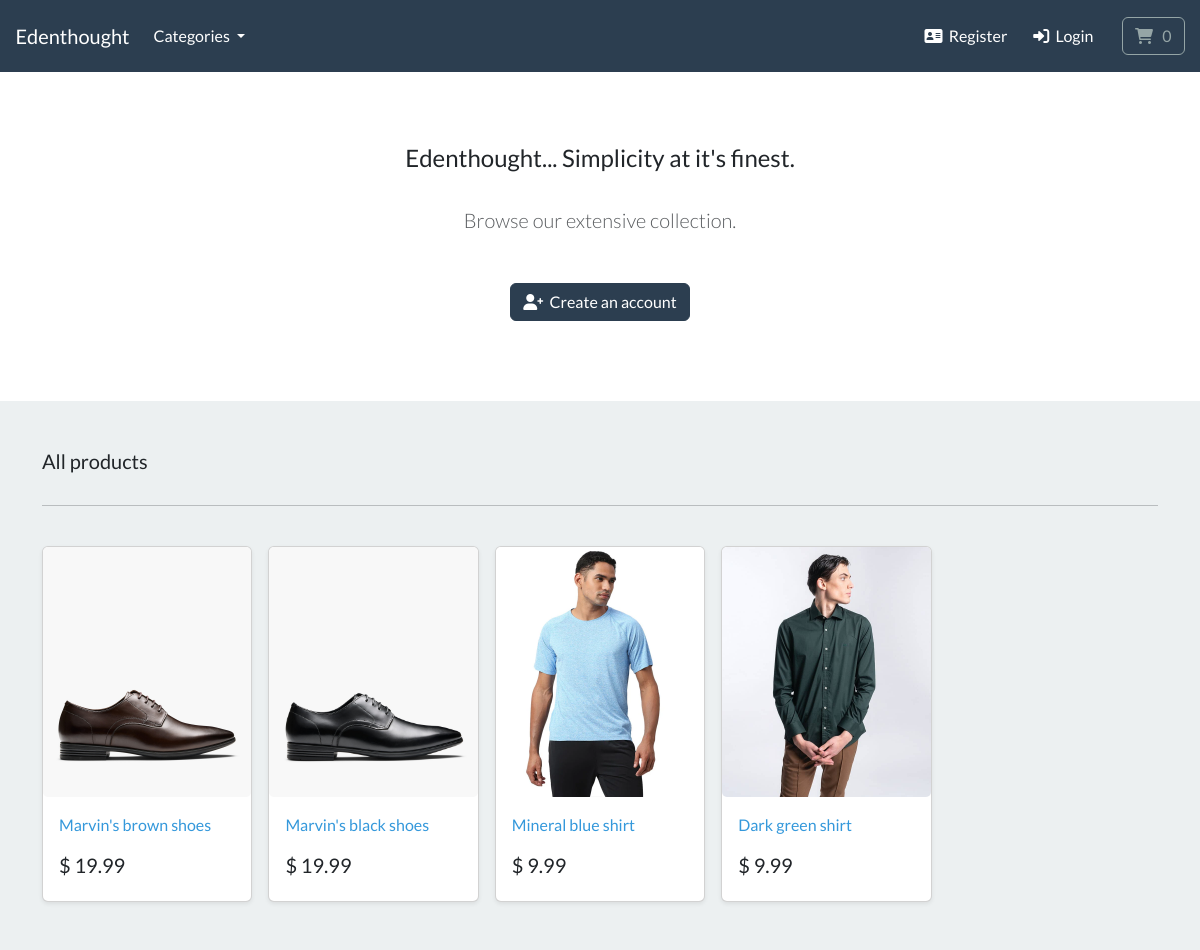
/, run on an earlier commit of the app's database.
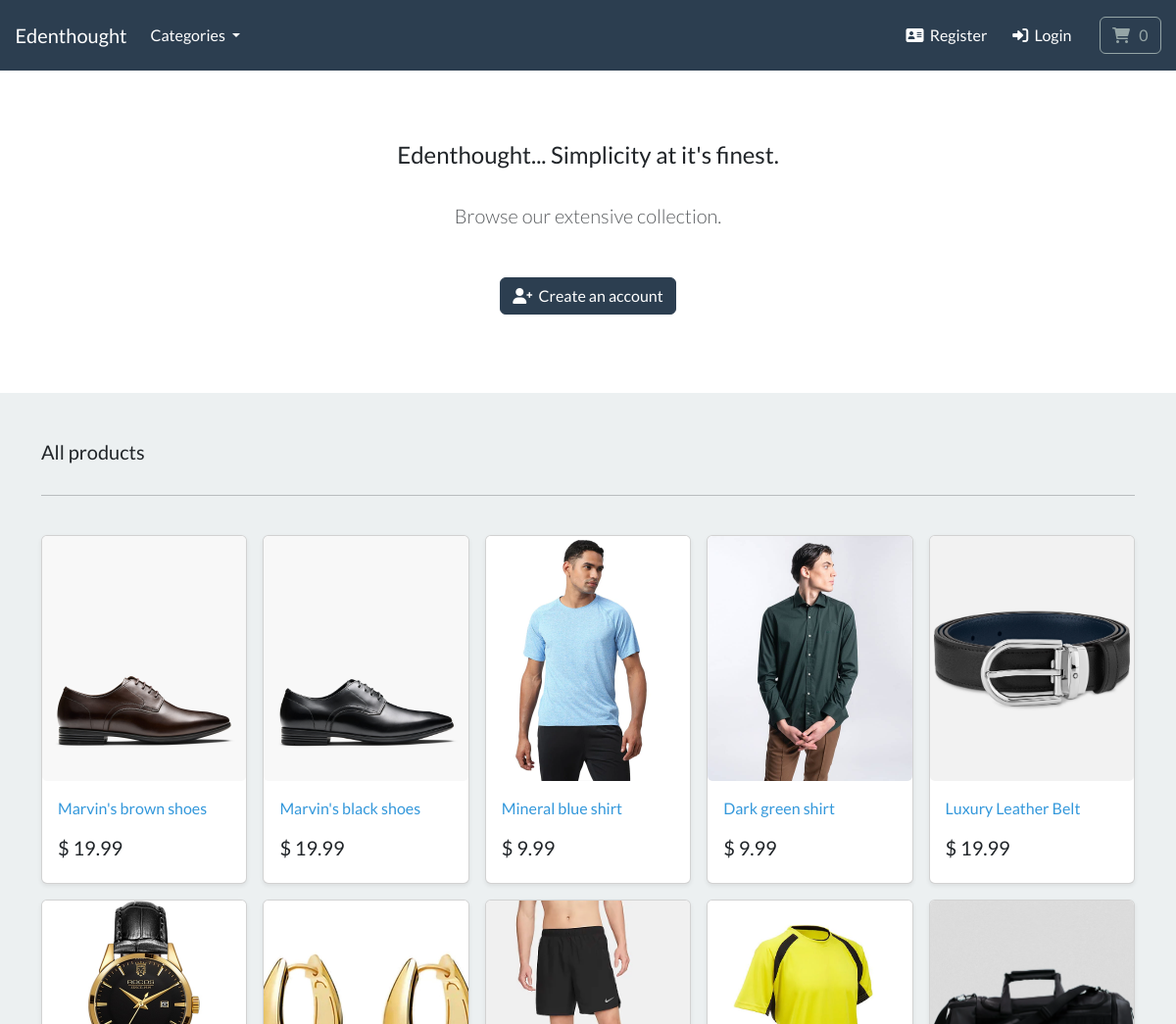
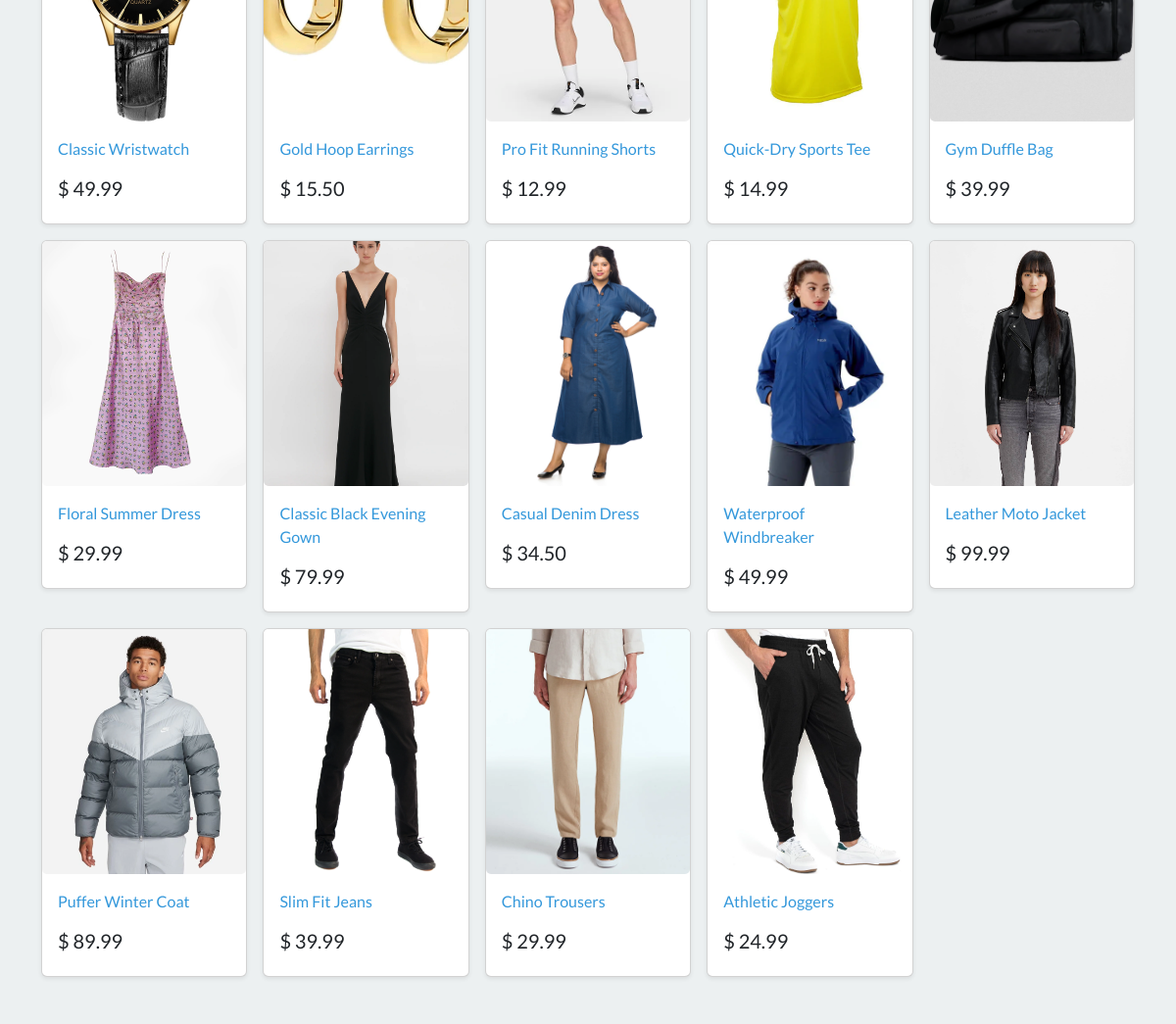
And on a later commit of the database (2 pictures, top to bottom).
### store/models.py (models this page shows, shortened)
class Product(models.Model):
    category = models.ForeignKey(Category, related_name='product', on_delete=models.CASCADE, null=True)
    title = models.CharField(max_length=250)
    brand = models.CharField(max_length=250, default='un-branded')
    description = models.TextField(blank=True)
    slug = models.SlugField(max_length=255)
    price = models.DecimalField(max_digits=4, decimal_places=2)
    image = models.ImageField(upload_to='images/')
    class Meta:
        verbose_name_plural = 'products'
    def get_absolute_url(self):
        return reverse('product-info', args=[self.slug])

### store/views.py (the view)
# urls.py: path('', include('store.urls')),
def store(request):
    all_products = Product.objects.all()
    context = {'all_products': all_products}
    return render(request, 'store/store.html', context)

### cart/cart.py (called while the page is built)
    def __len__(self):
        return sum(item['qty'] for item in self.cart.values())

### cart/context_processors.py (called while the page is built)
def cart(request):
    return {'cart': Cart(request)}

### store/models.py (called while the page is built)
    def get_absolute_url(self):
        return reverse('list-category', args=[self.slug])

### store/views.py (called while the page is built)
def categories(request):
    all_categories = Category.objects.all()
    return {'all_categories': all_categories}

### store/templates/store/store.html (shortened to what this page needs)
{% extends "./base.html" %}
{% load static %}
{% block content %}
    <section class="py-4 text-center container">
        <div class="row py-lg-5">
            <div class="col-lg-6 col-md-8 mx-auto">
                <h4> Edenthought... Simplicity at it's finest. </h4>
                <br>
                <p class="lead text-muted">
                Browse our extensive collection.
                </p>
                <br>
                <a href="{% url 'register' %}" class="btn btn-primary my-2"><i class="fa-solid fa-user-plus"></i>&nbsp; Create an account </a>
            </div>
        </div>
    </section>
   <div class="album py-5 bg-light">
    <div class="container">
      <div class="pb-3 h5"> All products </div>
      <hr>
      <br>
      <div class="row row-cols-1 row-cols-sm-2 row-cols-md-5 g-3">
      {% for product in all_products %}
        <div class="col">
          <div class="card shadow-sm">
            <img class="img-fluid product-img" alt="Responsive image" src="{{ product.image.url }}">
            <div class="card-body">
                <p class="card-text">
                    <a class="text-info text-decoration-none" href="{{ product.get_absolute_url }}"> {{ product.title }} </a>
                </p>
                <div class="d-flex justify-content-between align-items-center">
                    <h5> $ {{ product.price }} </h5>
                </div>
            </div>
        </div>
        </div>
        {% endfor %}
      </div>
    </div>
  </div>
{% endblock %}

### store/templates/store/base.html (shortened to what this page needs)
{% load static %}
<!DOCTYPE html>
<html>
    <head>
        <link rel="stylesheet" href="https://bootswatch.com/5/flatly/bootstrap.min.css">
        <link rel="stylesheet" href="https://cdnjs.cloudflare.com/ajax/libs/font-awesome/6.0.0-beta3/css/all.min.css">
        <link rel="stylesheet" href="{% static 'css/styles.css' %}">
    </head>
    <nav class="navbar navbar-expand-lg bg-primary justify-content-center">
        <a class="navbar-brand main-heading text-white" href="{% url 'store' %}">
        &nbsp; &nbsp; Edenthought
        </a>
        <div class="collapse navbar-collapse" id="navbarCollapse">
            <ul class="navbar-nav me-auto mb-2 mb-md-0">
                <li class="nav-item dropdown">
                    <a class="nav-link dropdown-toggle text-white" href="#" id="navbarDropdown" role="button"
                    data-bs-toggle="dropdown" aria-expanded="false">
                        Categories
                    </a>
                </li>
            </ul>
        </div>
        <div class="collapse navbar-collapse text-center" id="navbarNavDropdown">
            <ul class="navbar-nav ms-auto">
                {% if user.is_authenticated %}
                    <li class="nav-item">
                        <a class="btn btn-alert navbar-btn text-white" type="button"  href="{% url 'dashboard' %}"><i class="fa fa-house" area-hidden="true"></i>&nbsp;  Dashboard </a>
                    </li>
                    <li class="nav-item">
                        <a class="btn btn-alert navbar-btn text-white" type="button"  href="{% url 'user-logout' %}"><i class="fa fa-sign-out" area-hidden="true"></i>&nbsp; Logout </a>
                    </li>
                {% else %}
                    <li class="nav-item">
                        <a class="btn btn-alert navbar-btn text-white" type="button"  href="{% url 'register' %}"><i class="fa fa-address-card" area-hidden="true"></i>&nbsp; Register </a>
                    </li>
                    <li class="nav-item">
                        <a class="btn btn-alert navbar-btn text-white" type="button"  href="{% url 'my-login' %}"><i class="fa fa-right-to-bracket" area-hidden="true"></i>&nbsp;  Login </a>
                    </li>
                {% endif %}
                <li class="nav-item">
                    <a type="button" role="button" href="{% url 'cart-summary' %}" class="btn btn-outline-secondary">
                        <i class="fa fa-shopping-cart" aria-hidden="true"> </i>
                        <div id="cart-qty" class="d-inline-flex">
                            {% with qty_amount=cart|length %}
                                {% if qty_amount > 0 %}
                                    {{ qty_amount }}
                                    {% else %}
                                        0
                                {% endif %}
                            {% endwith %}
                        </div>
                    </a>
                </li>
            </ul>
        </div>
    </nav>
    <body>
        {% block content %}
        {% endblock %}
    </body>
</html>

### store/templates/store/store.html (style rules this page uses)
.product-img { width: 100%; height: 250px; object-fit: cover; object-position: center; border-radius: 5px; }

What changed in the data, as far as the page shows it:
added Product: image (picture), title "Luxury Leather Belt", price "19.99"
added Product: image (picture), title "Classic Wristwatch", price "49.99"
added Product: image (picture), title "Gold Hoop Earrings", price "15.50"
added Product: image (picture), title "Pro Fit Running Shorts", price "12.99"
added Product: image (picture), title "Quick-Dry Sports Tee", price "14.99"
added Product: image (picture), title "Gym Duffle Bag", price "39.99"
added Product: image (picture), title "Floral Summer Dress", price "29.99"
added Product: image (picture), title "Classic Black Evening Gown", price "79.99"
added Product: image (picture), title "Casual Denim Dress", price "34.50"
added Product: image (picture), title "Waterproof Windbreaker", price "49.99"
added Product: image (picture), title "Leather Moto Jacket", price "99.99"
added Product: image (picture), title "Puffer Winter Coat", price "89.99"
added Product: image (picture), title "Slim Fit Jeans", price "39.99"
added Product: image (picture), title "Chino Trousers", price "29.99"
added Product: image (picture), title "Athletic Joggers", price "24.99"
